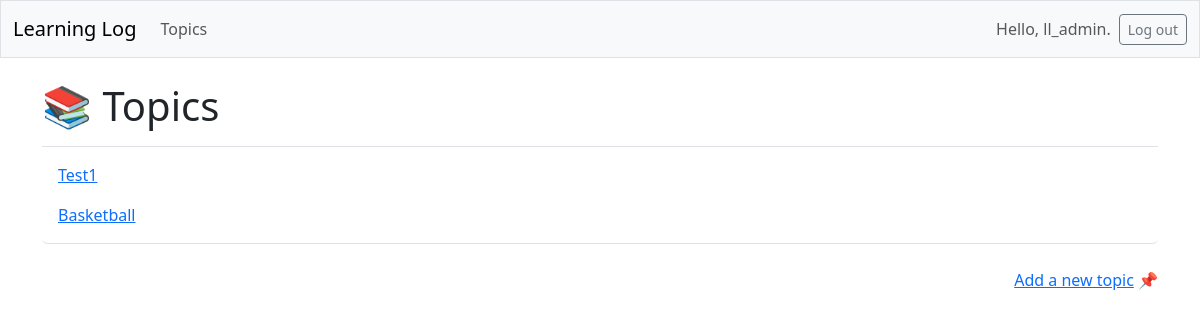
The page /topics/ (signed in) on the database as committed earlier.
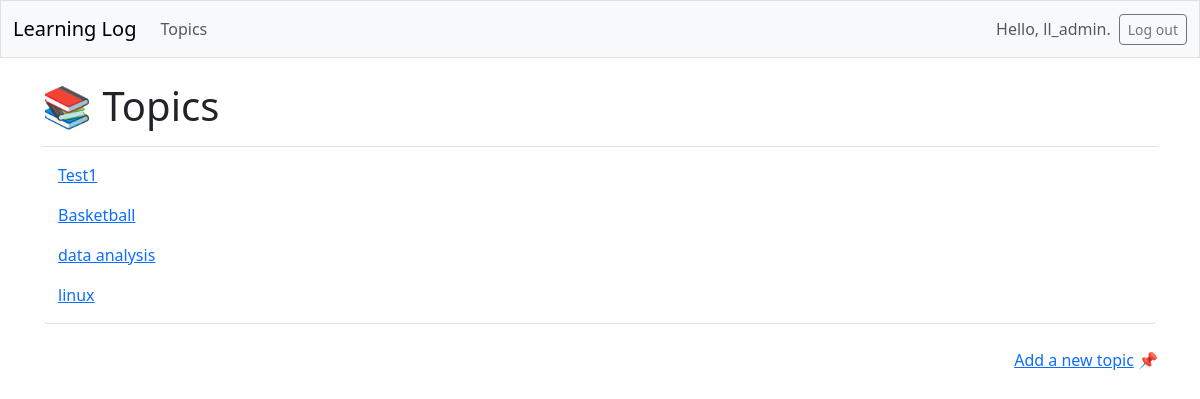
The same page on the database as committed later.
### learning_logs/models.py (models this page shows, shortened)
class Topic(models.Model):
    text = models.CharField(max_length=200)
    date_added = models.DateTimeField(auto_now_add=True)
    owner = models.ForeignKey(User, on_delete=models.CASCADE)

### learning_logs/views.py (the view)
# urls.py: path('topics/', views.topics, name='topics'),
@login_required
def topics(request):
    topics = Topic.objects.filter(owner=request.user).order_by('date_added')
    context = {'topics': topics}
    return render(request, 'learning_logs/topics.html', context)

### learning_logs/templates/learning_logs/topics.html
{% extends 'learning_logs/base.html' %}
{% block page_header %}
  <h1>📚 Topics</h1>
{% endblock page_header %}
{% block content %}
  <ul class="list-group border-bottom pb-2 mb-4">
    {% for topic in topics %}
      <li class="list-group-item border-0">
        <a href="{% url 'learning_logs:topic' topic.id %}">
          {{ topic.text }}</a>
      </li>
    {% empty %}
      <li class="list-group-item border-0">No topics have been added yet.</li>
    {% endfor %}
  </ul>
  <div class ="float-end"><a href="{% url 'learning_logs:new_topic' %}">Add a new topic</a> 📌</div>
{% endblock content %}

### learning_logs/templates/learning_logs/base.html (shortened to what this page needs)
<!doctype html>
<html lang="en">
<head>
  {% load django_bootstrap5 %}
  {% bootstrap_css %}
</head>
<body>
  <nav class="navbar navbar-expand-md navbar-light bg-light mb-4 border">
    <div class="container-fluid">
      <a class="navbar-brand" href="{% url 'learning_logs:index' %}">
          Learning Log</a>
      <div class="collapse navbar-collapse" id="navbarCollapse">
        <ul class="navbar-nav me-auto mb-2 mb-md-0">
          <li class="nav-item">
            <a class="nav-link" href="{% url 'learning_logs:topics' %}">
              Topics</a></li>
        </ul>
        <ul class="navbar-nav ms-auto mb-2 mb-md-0">
          {% if user.is_authenticated %}
            <li class="nav-item">
              <span class="navbar-text me-2">Hello, {{ user.username }}.
                </span></li>
          {% endif %}
        </ul>
        {% if user.is_authenticated %}
          <form action="{% url 'accounts:logout' %}" method='post'>
            <button name='submit' class='btn btn-outline-secondary btn-sm'>
              Log out</button>
          </form>
        {% endif %}
      </div>
    </div>
  </nav>
  <main class="container">
    <div class="pb-2 mb-2 border-bottom">
      {% block page_header %}{% endblock page_header %}
    </div>
    <div>
      {% block content %}{% endblock content %}
    </div>
  </main>
</body>
</html>

Rows that differ between the two databases and show on the page:
added Topic: text "data analysis"
added Topic: text "linux"
